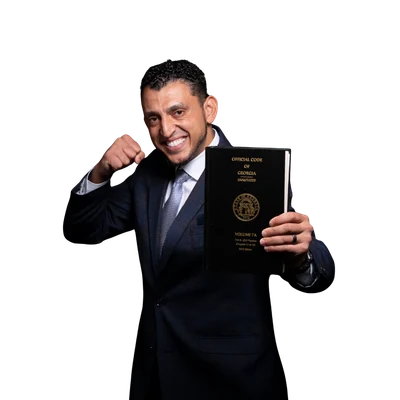
#> input picture assets/images/14-400w.webp, 400 x 400 px
$ python -i images.py   (imports and definitions only)
#> lines starting #> are read from the running program, lines starting #| are printed output that depends on the picture
#!/usr/bin/env python3
"""Convert referenced site images to WebP without visible quality loss.

Rules this follows, in order of importance:
  * Never resize. Every output keeps the source's exact pixel dimensions, so no
    layout can shift and no detail is thrown away.
  * Never ship a version that looks worse. Each candidate is scored against the
    original with SSIM and quality is raised until it clears the threshold; if
    lossy can't clear it, lossless is used.
  * Never ship a version that isn't meaningfully smaller. Below the savings
    floor the original is kept and the page keeps pointing at it.
  * Originals are left on disk untouched.

    python tools/images.py --dry-run    # report only
    python tools/images.py              # write .webp next to each source
"""

import argparse
import os
import re
import sys

import numpy as np
from PIL import Image

ROOT = os.path.dirname(os.path.dirname(os.path.abspath(__file__)))
SSIM_FLOOR = 0.990   # below this the conversion is considered visibly different
MIN_SAVING = 0.10    # keep the original unless WebP is at least 10% smaller
QUALITY_LADDER = [88, 92, 95, 98]
CONVERTIBLE = (".png", ".jpg", ".jpeg")


# [31 lines left out: function referenced_images, not called in this run]


def to_array(im):
    """Flatten onto a mid grey so alpha differences still register in the score."""
    im = im.convert("RGBA")
    bg = Image.new("RGBA", im.size, (128, 128, 128, 255))
    return np.asarray(Image.alpha_composite(bg, im).convert("L"), dtype=np.float64)


# [13 lines left out: function ssim, not called in this run]


def encode(im, path, **kw):
    im.save(path, "WEBP", method=6, **kw)
    return os.path.getsize(path)


# [77 lines left out: functions convert, main, not called in this run]


# [2 lines not run here, left out]

>>> from PIL import Image
>>> picture = Image.open('../assets/images/14-400w.webp')
#> picture is the input picture: PIL image 400x400 RGBA; mean R, G, B, A 14, 11.4, 11.9, 81.1
>>> result = to_array(picture)
#> in to_array, `return np.asarray(Image.alpha_composite(bg, im).convert("L"), dtype=np..`:
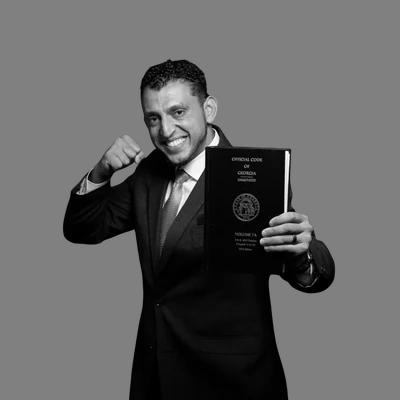
#> returned value: shape (400, 400) float64; min 0, max 255, mean 98.6
